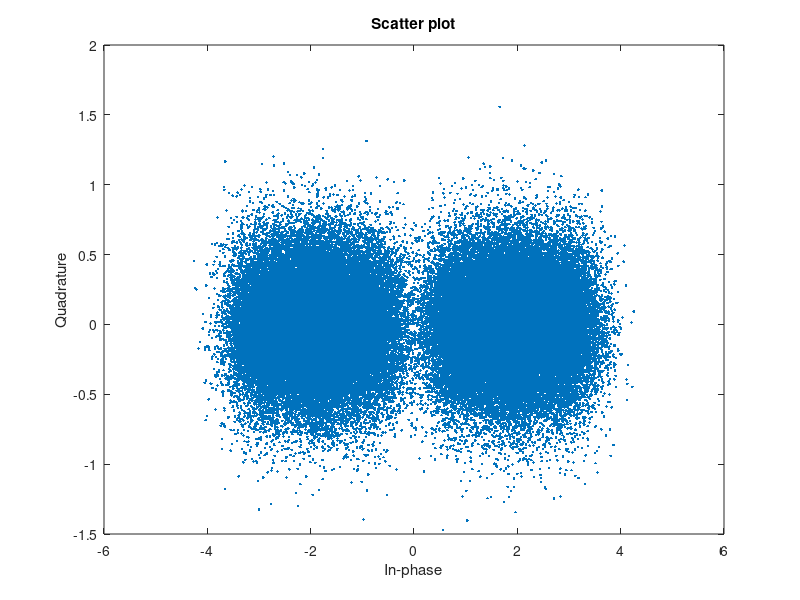

Reproduce this figure in MATLAB.
clc; close all;clear all

fin=fopen('./out/pred_s.txt','r');
result={};
while feof(fin)==0
    str=fgetl(fin);
    str=strread(str,'%s','delimiter',' \n');
    result=[result;str];
end
data_double=str2double(result);
c = size(data_double,1)/92;
data_double1 = reshape(data_double,c,92);
Rx_FDE1=double(data_double1);

%% Parameter
NF = 256; % OFDM block size, i.e., size of IFFT/FFT or total number of subcarriers
Ndata = 92; % number of subcarriers used for data transmission
Nsym = 1000; % number of OFDM blocks

N = 4; % number of subcarriers in each subblock
K = 2; % K out of N subcarriers in each subblock are active

M1 = 4; % M1-QAM
M2 = 4; % M2-QAM

SNR = 10; % SNR (dB)

%% OFDM-DMIM transmitter
G = Ndata/N; % number of subblocks
Nc = nchoosek(N,K); % number of combinations
bi = floor(log2(Nc)); % number of bits carried by index selection
bc1 = K*log2(M1);
bc2 = (N-K)*log2(M2);
b = bi + bc1 + bc2; % number of bits transmitted per subblock
m = b*G; % number of bits transmitted per OFDM block

% Constellation symbol
load('./data/b1234')
c=1;
% Bit_con_tx1 = floor(rand(1,bc1*G*Nsym)*2);
Bit_con_tx_para1 = vec2mat(Bit_con_tx1,log2(M1));
Decimal_con_tx1 = bi2de(Bit_con_tx_para1,'left-msb');

% Bit_con_tx2 = floor(rand(1,bc2*G*Nsym)*2);
Bit_con_tx_para2 = vec2mat(Bit_con_tx2,log2(M2));
Decimal_con_tx2 = bi2de(Bit_con_tx_para2,'left-msb');

Con_tx1 = qammod(Decimal_con_tx1,M1,'gray') - 2;
Con_tx2 = qammod(Decimal_con_tx2,M2,'gray') + 2;
% scatterplot(Con_tx1)
% scatterplot(Con_tx2)



Con_tx_para1 = vec2mat(Con_tx1,K);
Con_tx_para2 = vec2mat(Con_tx2,N-K);

% Index symbol
% Bit_index_tx = floor(rand(1,bi*G*Nsym)*2);
Bit_index_tx_para = vec2mat(Bit_index_tx,bi);

% Subblock creation
Index_map = [1 2 3 4;
             2 3 1 4;
             3 4 1 2;
             1 4 2 3];
Decimal_map = [0 1 3 2];         
         
Subblock_tx = zeros(G*Nsym,N);
Decimal_index_tx = bi2de(Bit_index_tx_para,'left-msb');

for i = 1:G*Nsym
    for j = 1:2^bi
        if Decimal_index_tx(i) == Decimal_map(j)
            Subblock_tx(i,Index_map(j,:)) = [Con_tx_para1(i,:),Con_tx_para2(i,:)];
        end
    end
end

% OFDM block creation
Data_tx = (reshape(Subblock_tx.',Ndata,Nsym)).';
Data_tx_conj = fliplr(conj(Data_tx));

% IFFT with HS
IFFT_input = zeros(Nsym,NF);
IFFT_input(:,2:Ndata+1) = Data_tx;
IFFT_input(:,NF-Ndata+1:NF) = Data_tx_conj;
IFFT_output = ifft(IFFT_input,NF,2); % oversample by lines

% S/P
elec_sig = reshape(IFFT_output',1,Nsym*NF);
% elec_sig_clip = reshape(IFFT_output_clip',1,Nsym*NF);

% Normalization electrical signal
elec_power = var(elec_sig);
Tx_signal = elec_sig/sqrt(elec_power);
% elec_power = var(elec_sig_clip);
% Tx_signal = elec_sig_clip/sqrt(elec_power);

%% AWGN channel
snr = 10^(SNR/10);
Pn_t = 1/snr;

% noise = sqrt(Pn_t)*randn(1,Nsym*NF);
Rx_signal = Tx_signal + noise;

%% OFDM-DMIM receiver
% FFT
FFT_input = vec2mat(Rx_signal,NF);
FFT_output = fft(FFT_input,NF,2);
Rx = FFT_output(:,2:Ndata+1);

% Equalization
%Rx_FDE = Rx*sqrt(elec_power);
Rx_FDE = Rx_FDE1;
scatterplot(reshape(Rx_FDE,1,size(Rx_FDE,1)*size(Rx_FDE,2)));
% Rx_con = reshape(Rx_FDE,size(Rx_FDE,1)*size(Rx_FDE,2),1);
% X = real(Rx_con);
% Y = imag(Rx_con);
% colormap([0 0 0.8;0 0.9 0.9;0 1 0;1 1 0;1 0 0]) %desired colors
% minx = min(X,[],1);
% maxx = max(X,[],1);
% miny = min(Y,[],1);
% maxy = max(Y,[],1);
% nbins = [min(numel(unique(X)),200),min(numel(unique(Y)),200)];
% edges1 = linspace(minx, maxx, nbins(1)+1);
% ctrs1 = edges1(1:end-1) + .5*diff(edges1);
% edges1 = [-Inf edges1(2:end-1) Inf];
% edges2 = linspace(miny, maxy, nbins(2)+1);
% ctrs2 = edges2(1:end-1) + .5*diff(edges2);
% edges2 = [-Inf edges2(2:end-1) Inf];
% [n,p] = size(X);
% bin = zeros(n,2);
% [dum,bin(:,2)] = histc(X,edges1);
% [dum,bin(:,1)] = histc(Y,edges2);
% H = accumarray(bin,1,nbins([2 1]))./ n;
% F = H;
% F = F./max(F(:));
% ind = sub2ind(size(F),bin(:,1),bin(:,2));
% col = F(ind);
% msize = 15;
% marker = '.';
% scatter(X,Y,msize,col,marker);
% % axis([-3 3 -3 3]);
% box on
% set(gca,'FontName','Times New Roman','FontSize',16,'FontWeight','bold');
% set(gcf,'Color',[1,1,1]);
% set(gca,'linewidth',1.5);

% Subblock recovery
Subblock_rx = (reshape(Rx_FDE.',N,Nsym*G)).';

%% Maximum-likelihood (ML) detection: optimal 
Pn_f = Pn_t*2*G*N/NF;

% Constellation sets
% S1 = Con_set1;
% S2 = Con_set2;

Con_decimal_M1 = 0:(M1-1);
S1 = qammod(Con_decimal_M1,M1,'gray') - 2;
Con_decimal_M2 = 0:(M2-1);
S2 = qammod(Con_decimal_M2,M2,'gray') + 2;

% Calculate LLR value 
LLR_value = zeros(G*Nsym,N);
temp_S1 = zeros(G*Nsym,N);
temp_S2 = zeros(G*Nsym,N);

for g = 1:G*Nsym
    for i = 1:N
        for j = 1:M1
            temp_S1(g,i) = temp_S1(g,i) + ...
                     exp(- abs(Subblock_rx(g,i) - S1(j))^2/Pn_f);
        end
        
        for j = 1:M2
            temp_S2(g,i) = temp_S2(g,i) + ...
                     exp(- abs(Subblock_rx(g,i) - S2(j))^2/Pn_f);
        end
        
        LLR_value(g,i) = log(K/(N-K)) + log(temp_S1(g,i)) - log(temp_S2(g,i));
    end
end

% Find the index information
[V,I] = sort(LLR_value,2);
Index_rx_S1 = sort(I(:,3:4),2);
Index_rx_S2 = sort(I(:,1:2),2);
Index_rx = [Index_rx_S1 Index_rx_S2];

%% Index and constellaton extraction
Decimal_index_rx = zeros(G*Nsym,1);
Con_rx_para = zeros(G*Nsym,N);

for i = 1:G*Nsym
    for j = 1:2^bi
        if Index_rx(i,:) == Index_map(j,:)
            Decimal_index_rx(i) = Decimal_map(j);
            Con_rx_para(i,:) = Subblock_rx(i,Index_map(j,:));
        end
    end
end
Con_rx_para1 = Con_rx_para(:,1:K);
Con_rx_para2 = Con_rx_para(:,K+1:N);
Bit_index_rx_para = de2bi(Decimal_index_rx,'left-msb');

% Constellation demapping
Con_rx_LLR1 = reshape(Con_rx_para1.',1,Nsym*G*K).';
Con_rx_LLR2 = reshape(Con_rx_para2.',1,Nsym*G*(N-K)).';

Decimal_con_rx_LLR1 = (qamdemod(Con_rx_LLR1 + 2,M1,'gray'))';
Decimal_con_rx_LLR2 = (qamdemod(Con_rx_LLR2 - 2,M2,'gray'))';

Bit_con_rx_para_LLR1 = de2bi(Decimal_con_rx_LLR1,'left-msb');
Bit_con_rx_para_LLR2 = de2bi(Decimal_con_rx_LLR2,'left-msb');

% BER calculation
[Nerrorbit_index_LLR,BER_index_LLR] = biterr(Bit_index_tx_para,Bit_index_rx_para);
[Nerrorbit_con_LLR1,BER_con_LLR1] = biterr(Bit_con_tx_para1,Bit_con_rx_para_LLR1);
[Nerrorbit_con_LLR2,BER_con_LLR2] = biterr(Bit_con_tx_para2,Bit_con_rx_para_LLR2);

% Average BER
 BER = (Nerrorbit_index_LLR + Nerrorbit_con_LLR1 + Nerrorbit_con_LLR2)/Nsym/m;
